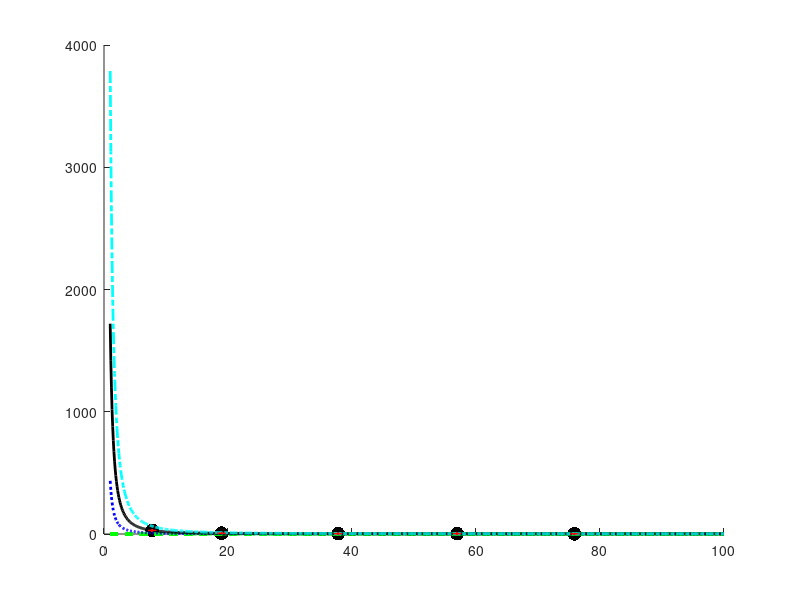

Write MATLAB code to recreate this figure. (Note: this script raises an error after producing the figure.)
%% Plotting a family of curves for bending of Cosserat circular bars
% This family is for different values of characteristic length of bending.
% The same procedure can be carried for whatever variable you wish to
% govern the family of curves. Just change the names of variables
% accordingly.  

clear,clc, close all

%% These are the stubby vert structures
diam = [7.78 18.95 37.76 56.95 75.86]';     %Enter the diameter of the specimens from smallest to largest in mm
E_measured = [92.4 20.7 8.51 8.38 4.72]';   %Enter the BVS bending modulus in MPa of the specimens from smallest to largest specimen.

%% Known Parameters
Ec = 3.14;                          %Asymptotic modulus (MPa)
Output = E_measured./Ec;            %Relative Stiffness
v = 0.05;               %For plotting curves of different lb, Poisson's ratio was required to stay constant 
                                    %which is why it is set here.
lbend = [4.4 8.76 13];              %This is the vector of lb values of which I want curves. More or less can be calculated
                                    %but the number of data sets in the data sets section and the number of curves being 
                                    %plotted in the plotting section must
                                    %match.
N = 0.99;               %For plotting curves of different lb, N was required to stay constant which is why it is set here.
p = 0.5;                            %beta/gamma set to be the same for all curves
error = [2.97 2.27 1.57 0.87 0.17]';    %This is for calculating error bars.  Error on each side of the data point. Error was symmetrical in this case.
errorOut = error./Ec;               %Changing error into necessary scale for plotting

%% Cosserat Parameters
del = 1./lbend;     %Calculating parameters necessary for use of the fitting equation below.


%% Plotting Equation
fitFunc = @(del,x) (1+(8.*N^2./(v+1)).*((1-p.^2)./(del.*x./2).^2+((p+v).^2./((8.*N.^2.*(1-v)) ...
            +((del.*x./2).^2.*(del.*(x./2).*besseli(0,(del.*x./2))-besseli(1,(del.*x./2)))./ ...
            (del.*x./2.*besseli(0,(del.*x./2))-2.*besseli(1,(del.*x./2))))))));
        
%% Making Data Sets
%Add or subtract data sets in the same notation as shown here to make the
%number of desired curves.  Each set corresponds to a specific element in a
%vector of values for which you want to plot. Follow the variables names.

xx = (1:0.1:100)';
yy0 = ones(size(xx,1));
yy1 = fitFunc(del(1),xx);
yy2 = fitFunc(del(2),xx);
yy3 = fitFunc(del(3),xx);

%% Plotting
%Add or subtract plotting lines to achieve the number of desired curves.
figure 
hold on
a1 = plot(diam,Output,'k.','MarkerSize',30);
a2 = plot(xx,yy0,'g--','LineWidth',2);
a3 = plot(xx,yy1,'b:','LineWidth',2);
a4 = plot(xx,yy2,'k-','LineWidth',2);
a5 = plot(xx,yy3,'c-.','LineWidth',2);
errorbar(diam,Output,errorOut,'r.','LineWidth',2);
% legend('Experimental Ponits','Classical Elasticity','l_t = 5.0 mm','l_t = 9.4 mm','l_t = 14 mm');
xlabel('Diameter (mm)','FontSize',16)
ylabel('Relative Stiffness \Omega','FontSize',16)
xlim([0 100])
ylim([0 40])
set(gca,'FontSize',14);
hold off